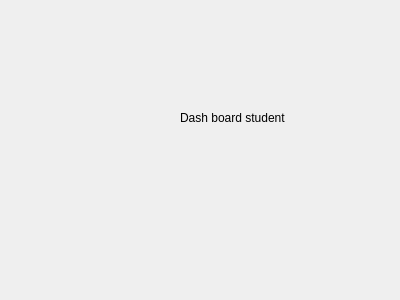
<?xml version="1.0" encoding="UTF-8"?>
<ui version="4.0">
 <class>Form</class>
 <widget class="QWidget" name="Form">
  <property name="geometry">
   <rect>
    <x>0</x>
    <y>0</y>
    <width>400</width>
    <height>300</height>
   </rect>
  </property>
  <property name="windowTitle">
   <string>Form</string>
  </property>
  <widget class="QLabel" name="label">
   <property name="geometry">
    <rect>
     <x>180</x>
     <y>110</y>
     <width>311</width>
     <height>16</height>
    </rect>
   </property>
   <property name="text">
    <string>Dash board student</string>
   </property>
  </widget>
 </widget>
 <resources/>
 <connections/>
</ui>
